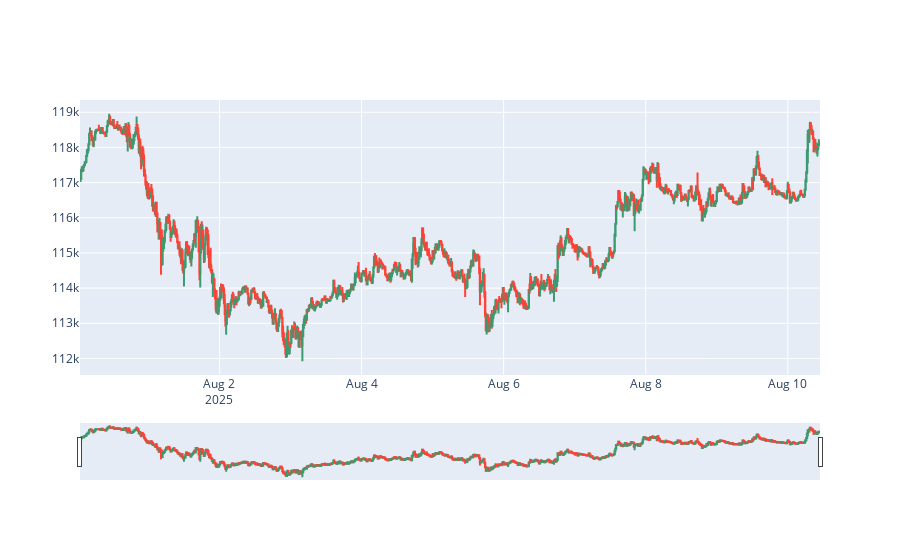

Here is the notebook cell this chart was saved with:
### Code cell
fig = make_subplots(rows=1, cols=1, shared_xaxes=True, vertical_spacing=0.5)
fig.add_trace(
    go.Candlestick(
        x=btc.to_dataframe().index,
        close=btc.get_closes(),
        open=btc.get_opens(),
        high=btc.get_highs(),
        low=btc.get_lows(),
        increasing=go.candlestick.Increasing(fillcolor="rgb(0,200,0)"),
        decreasing=go.candlestick.Decreasing(fillcolor="rgb(200,0,0)"),
    )
)

fig.update_layout()

fig.show()

### Figure 1 — Plotly figure (JSON) as saved in the notebook; plotly's stock layout.template omitted (floating-point values rounded to 4 significant figures; data arrays with more than 128 entries replaced by an {"elided": "..."} marker saying what was removed)
{"data": [{"close": {"elided": "1000 float values"}, "decreasing": {"fillcolor": "rgb(200,0,0)"}, "high": {"elided": "1000 float values"}, "increasing": {"fillcolor": "rgb(0,200,0)"}, "low": {"elided": "1000 float values"}, "open": {"elided": "1000 float values"}, "type": "candlestick", "x": {"elided": "1000 str values"}}], "layout": {"xaxis": {"anchor": "y", "domain": [0, 1]}, "yaxis": {"anchor": "x", "domain": [0, 1]}}}
